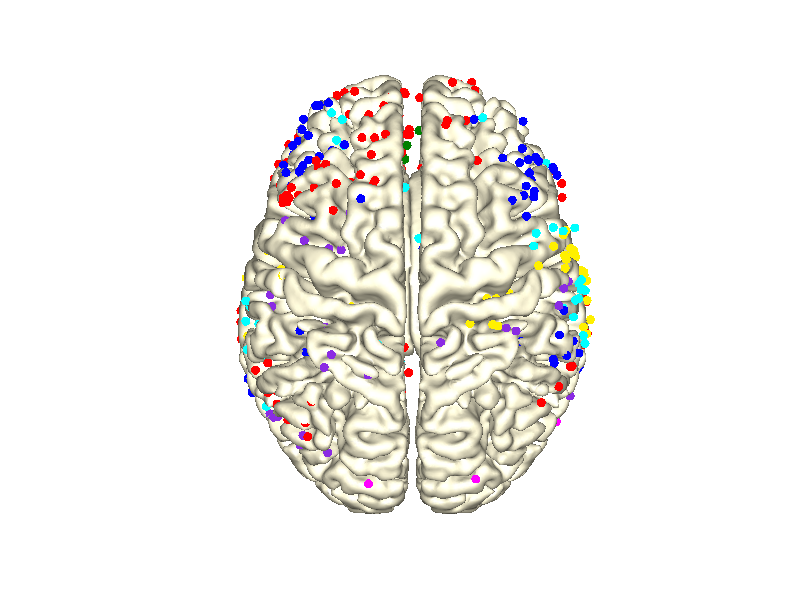
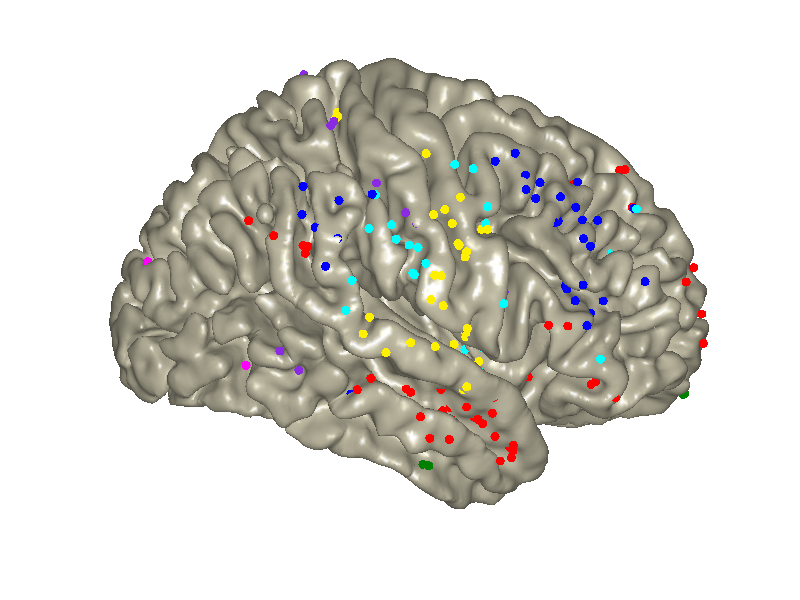
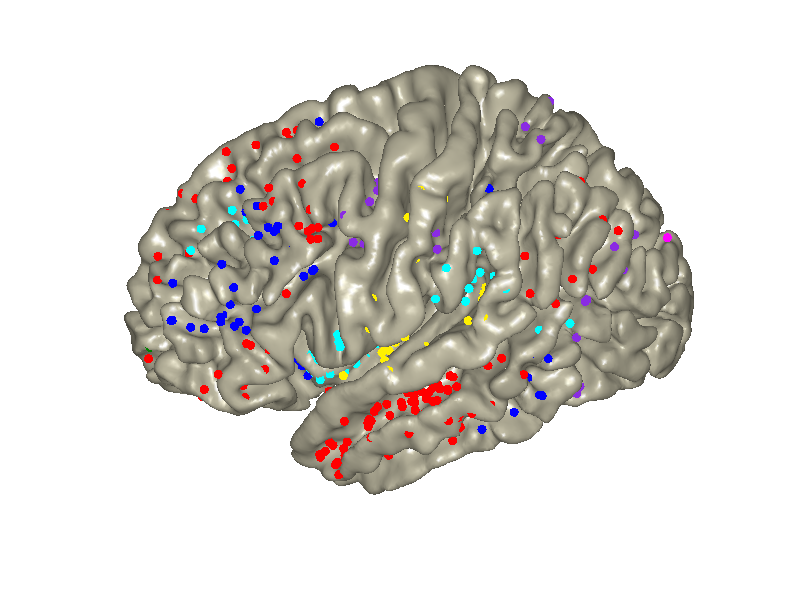

Write MATLAB code to recreate these figures, in order. (Note: this script raises an error after producing the figures.)
%Anup Das
%20 September, 2019
%This program plots electrodes for specified brain regions on a brain
%surface plot

close all;
clear all;
clc;

addpath /oak/stanford/groups/menon/projects/a1das/2018_ECoG_SN_Project/scripts/WakefulnessAllRegions_scripts/legendflex
addpath /oak/stanford/groups/menon/projects/a1das/2018_ECoG_SN_Project/scripts/WakefulnessAllRegions_scripts/legendflex/legendflex
addpath /oak/stanford/groups/menon/projects/a1das/2018_ECoG_SN_Project/scripts/WakefulnessAllRegions_scripts/legendflex/setgetpos_V1.2

%addpath Y:\projects\a1das\2018_ECoG_SN_Project\scripts\WakefulnessAllRegions_scripts\legendflex
%addpath Y:\projects\a1das\2018_ECoG_SN_Project\scripts\WakefulnessAllRegions_scripts\legendflex\legendflex
%addpath Y:\projects\a1das\2018_ECoG_SN_Project\scripts\WakefulnessAllRegions_scripts\legendflex\setgetpos_V1.2

%load all files
load('SurfacePlotCoordBrainnetome_HIPP_ArtifactRemove_1229.mat');
HIPP = SurfacePlotCoord;
load('SurfacePlotCoordYeo_1_ArtifactRemove.mat');
Yeo_1 = SurfacePlotCoord;
load('SurfacePlotCoordYeo_2_ArtifactRemove.mat');
Yeo_2 = SurfacePlotCoord;
load('SurfacePlotCoordYeo_3_ArtifactRemove.mat');
Yeo_3 = SurfacePlotCoord;
load('SurfacePlotCoordYeo_4_ArtifactRemove.mat');
Yeo_4 = SurfacePlotCoord;
load('SurfacePlotCoordYeo_5_ArtifactRemove.mat');
Yeo_5 = SurfacePlotCoord;
load('SurfacePlotCoordYeo_6_ArtifactRemove.mat');
Yeo_6 = SurfacePlotCoord;
load('SurfacePlotCoordYeo_7_ArtifactRemove_1229.mat');
Yeo_7 = SurfacePlotCoord;
Yeo_7 = [Yeo_7; HIPP];

load('FacesLeft.mat')
load('FacesRight.mat')
load('NodesLeft.mat')
load('NodesRight.mat')
load('Hemisphere.mat')

L_Yeo_1 = Yeo_1(find(Yeo_1(:,1)<0),:);
R_Yeo_1 = Yeo_1(find(Yeo_1(:,1)>0),:);

L_Yeo_2 = Yeo_2(find(Yeo_2(:,1)<0),:);
R_Yeo_2 = Yeo_2(find(Yeo_2(:,1)>0),:);

L_Yeo_3 = Yeo_3(find(Yeo_3(:,1)<0),:);
R_Yeo_3 = Yeo_3(find(Yeo_3(:,1)>0),:);

L_Yeo_4 = Yeo_4(find(Yeo_4(:,1)<0),:);
R_Yeo_4 = Yeo_4(find(Yeo_4(:,1)>0),:);

L_Yeo_5 = Yeo_5(find(Yeo_5(:,1)<0),:);
R_Yeo_5 = Yeo_5(find(Yeo_5(:,1)>0),:);

L_Yeo_6 = Yeo_6(find(Yeo_6(:,1)<0),:);
R_Yeo_6 = Yeo_6(find(Yeo_6(:,1)>0),:);

L_Yeo_7 = Yeo_7(find(Yeo_7(:,1)<0),:);
R_Yeo_7 = Yeo_7(find(Yeo_7(:,1)>0),:);

figure
p=patch('faces',FacesRight,'vertices',NodesRight, 'facecolor',...
    [0.781 0.762 0.664],  'edgecolor', 'none', 'facealpha', 0.2);

facecolor = repmat([1 1 1], length(FacesRight), 1);
set(p,'FaceVertexCData',facecolor);

daspect([1 1 1])
view(3); axis tight
view([-0.24283662322663,-208.1215211487066,1310.41813190201])%view([50 -40 100])

material shiny
camlight('headlight')
lighting gouraud; axis off

hold all;
plot3(R_Yeo_1(:,1),R_Yeo_1(:,2),R_Yeo_1(:,3),...
    'linestyle','none','marker','.','color',[1.000000 0.000000 1.000000],'markersize',20);%magenta
plot3(R_Yeo_2(:,1),R_Yeo_2(:,2),R_Yeo_2(:,3),...
    'linestyle','none','marker','.','color',[1.000000 0.940000 0.000000],'markersize',20);%yellow
plot3(R_Yeo_3(:,1),R_Yeo_3(:,2),R_Yeo_3(:,3),...
    'linestyle','none','marker','.','color',[0.540000 0.170000 0.890000],'markersize',20);%violet
plot3(R_Yeo_4(:,1),R_Yeo_4(:,2),R_Yeo_4(:,3),...
    'linestyle','none','marker','.','color',[0.000000 1.000000 1.000000],'markersize',20);%cyan
plot3(R_Yeo_5(:,1),R_Yeo_5(:,2),R_Yeo_5(:,3),...
    'linestyle','none','marker','.','color',[0 0.5 0],'markersize',20);
plot3(R_Yeo_6(:,1),R_Yeo_6(:,2),R_Yeo_6(:,3),...
    'b.','markersize',20);
plot3(R_Yeo_7(:,1),R_Yeo_7(:,2),R_Yeo_7(:,3),...
    'r.','markersize',20);

hold off

p=patch('faces',FacesLeft,'vertices',NodesLeft, 'facecolor',...
    [0.781 0.762 0.664],  'edgecolor', 'none', 'facealpha', 0.2);

facecolor = repmat([1 1 1], length(FacesLeft), 1);
set(p,'FaceVertexCData',facecolor);

daspect([1 1 1])
view(3); axis tight
view([-0.24283662322663,-208.1215211487066,1310.41813190201])%view([50 -40 100])

material shiny
camlight('headlight')
lighting gouraud; axis off

hold all;
plot3(L_Yeo_1(:,1),L_Yeo_1(:,2),L_Yeo_1(:,3),...
    'linestyle','none','marker','.','color',[1.000000 0.000000 1.000000],'markersize',20);%magenta
plot3(L_Yeo_2(:,1),L_Yeo_2(:,2),L_Yeo_2(:,3),...
    'linestyle','none','marker','.','color',[1.000000 0.940000 0.000000],'markersize',20);%yellow
plot3(L_Yeo_3(:,1),L_Yeo_3(:,2),L_Yeo_3(:,3),...
    'linestyle','none','marker','.','color',[0.540000 0.170000 0.890000],'markersize',20);%violet
plot3(L_Yeo_4(:,1),L_Yeo_4(:,2),L_Yeo_4(:,3),...
    'linestyle','none','marker','.','color',[0.000000 1.000000 1.000000],'markersize',20);%cyan
plot3(L_Yeo_5(:,1),L_Yeo_5(:,2),L_Yeo_5(:,3),...
    'linestyle','none','marker','.','color',[0 0.5 0],'markersize',20);
plot3(L_Yeo_6(:,1),L_Yeo_6(:,2),L_Yeo_6(:,3),...
    'b.','markersize',20);
plot3(L_Yeo_7(:,1),L_Yeo_7(:,2),L_Yeo_7(:,3),...
    'r.','markersize',20);
hold off


figure
p=patch('faces',FacesRight,'vertices',NodesRight, 'facecolor',...
    [0.781 0.762 0.664],  'edgecolor', 'none', 'facealpha', 0.2);

facecolor = repmat([1 1 1], length(FacesRight), 1);
set(p,'FaceVertexCData',facecolor);

daspect([1 1 1])
view(3); axis tight
view([1172.52429235214,-70.182417825913035,236.9780617227996])%view([50 -40 100])

material shiny
camlight('headlight')
lighting gouraud; axis off

hold all;
plot3(R_Yeo_1(:,1),R_Yeo_1(:,2),R_Yeo_1(:,3),...
    'linestyle','none','marker','.','color',[1.000000 0.000000 1.000000],'markersize',20);%magenta
plot3(R_Yeo_2(:,1),R_Yeo_2(:,2),R_Yeo_2(:,3),...
    'linestyle','none','marker','.','color',[1.000000 0.940000 0.000000],'markersize',20);%yellow
plot3(R_Yeo_3(:,1),R_Yeo_3(:,2),R_Yeo_3(:,3),...
    'linestyle','none','marker','.','color',[0.540000 0.170000 0.890000],'markersize',20);%violet
plot3(R_Yeo_4(:,1),R_Yeo_4(:,2),R_Yeo_4(:,3),...
    'linestyle','none','marker','.','color',[0.000000 1.000000 1.000000],'markersize',20);%cyan
plot3(R_Yeo_5(:,1),R_Yeo_5(:,2),R_Yeo_5(:,3),...
    'linestyle','none','marker','.','color',[0 0.5 0],'markersize',20);
plot3(R_Yeo_6(:,1),R_Yeo_6(:,2),R_Yeo_6(:,3),...
    'b.','markersize',20);
plot3(R_Yeo_7(:,1),R_Yeo_7(:,2),R_Yeo_7(:,3),...
    'r.','markersize',20);
hold off


fig1=figure;
p=patch('faces',FacesLeft,'vertices',NodesLeft, 'facecolor',...
    [0.781 0.762 0.664],  'edgecolor', 'none', 'facealpha', 0.2);

facecolor = repmat([1 1 1], length(FacesLeft), 1);
set(p,'FaceVertexCData',facecolor);

daspect([1 1 1])
view(3); axis tight
view([-1103.1,77.3889,452.4818])%view([50 -40 100])

material shiny
camlight('headlight')
lighting gouraud; axis off

hold all;
h1 = plot3(L_Yeo_1(:,1),L_Yeo_1(:,2),L_Yeo_1(:,3),...
    'linestyle','none','marker','.','color',[1.000000 0.000000 1.000000],'markersize',20);%magenta
h2 = plot3(L_Yeo_2(:,1),L_Yeo_2(:,2),L_Yeo_2(:,3),...
    'linestyle','none','marker','.','color',[1.000000 0.940000 0.000000],'markersize',20);%yellow
h3 = plot3(L_Yeo_3(:,1),L_Yeo_3(:,2),L_Yeo_3(:,3),...
    'linestyle','none','marker','.','color',[0.540000 0.170000 0.890000],'markersize',20);%violet
h4 = plot3(L_Yeo_4(:,1),L_Yeo_4(:,2),L_Yeo_4(:,3),...
    'linestyle','none','marker','.','color',[0.000000 1.000000 1.000000],'markersize',20);%cyan
h5 = plot3(L_Yeo_5(:,1),L_Yeo_5(:,2),L_Yeo_5(:,3),...
    'linestyle','none','marker','.','color',[0 0.5 0],'markersize',20);
h6 = plot3(L_Yeo_6(:,1),L_Yeo_6(:,2),L_Yeo_6(:,3),...
    'b.','markersize',20);
h7 = plot3(L_Yeo_7(:,1),L_Yeo_7(:,2),L_Yeo_7(:,3),...
    'r.','markersize',20);

fig2 = figure;
[~, objh]=legendflex([h7 h3 h4 h6 h1 h2 h5], {'DMN','DAN','VAN','FPN','VISN','SMN','LIMN'}, 'ref', fig2,'Fontsize', 18);
objhl = findobj(objh, 'type', 'line');
set(objhl, 'Markersize', 60); 
hold off



